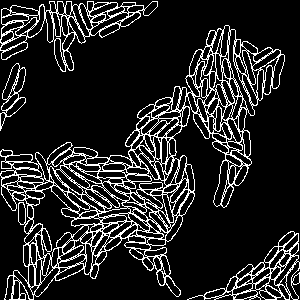
#> input picture tests/resources/feature_0.png, 300 x 300 px, given in place of feature_0.tif, which was not available
$ jupyter execute change_class_borders_to_newclass.ipynb
#> lines starting #> are read from the running program, lines starting #| are printed output that depends on the picture; after the words box and inside, x2 and y2 are one past the last pixel; in counts of white or black regions, pixels touching at a corner belong together; pictures that were not available may be replaced by others from this repository, and a replacement may not be noted
[cell 1]
import numpy as np
import skimage.io
import skimage.measure
import skimage.morphology
import matplotlib.pyplot as plt

[cell 2]
type_anno = skimage.io.imread('/data/data/tissues/mibi/mibi_full/set1/celltype/feature_0.tif')
#> type_anno: shape (300, 300); 14.5% white in thin lines or dots
type_anno_copy = np.copy(type_anno)

[cell 3]
plt.rcParams['figure.figsize'] = [10,10]
plt.imshow(type_anno, cmap='gnuplot2')

[cell 4]
eroded_binary = skimage.morphology.binary_erosion(type_anno)
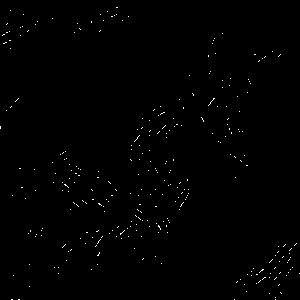
#> eroded_binary: shape (300, 300) bool; 0.52% white in thin lines or dots
eroded_type = eroded_binary*type_anno
#> eroded_type: shape (300, 300); 0.52% white in thin lines or dots
plt.imshow(eroded_type, cmap='gnuplot2')

[cell 5]
dilated_binary = skimage.morphology.binary_dilation(type_anno)
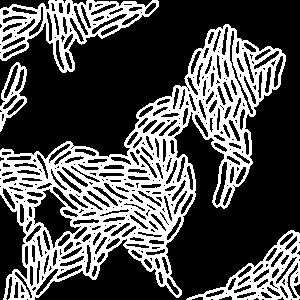
#> dilated_binary: shape (300, 300) bool; 32.8% white; 4 white regions, box (x1, y1, x2, y2) and area: (0, 24, 286, 300) 22400, (0, 0, 159, 73) 3953, (186, 230, 300, 300) 2451, (0, 62, 27, 132) 686
dilated_type = dilated_binary*type_anno
plt.imshow(dilated_binary)

[cell 6]
print(dilated_binary.max())
#| True

[cell 7]
print(eroded_binary.min())
#| False

[cell 8]
pixels_to_rem = np.logical_and(dilated_binary, eroded_binary==False)
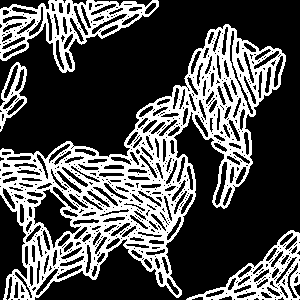
#> pixels_to_rem: shape (300, 300) bool; 32.2% white; 4 white regions, box (x1, y1, x2, y2) and area: (0, 24, 286, 300) 22060, (0, 0, 159, 73) 3909, (186, 230, 300, 300) 2379, (0, 62, 27, 132) 676

[cell 9]
plt.imshow(pixels_to_rem)

[cell 10]
type_anno_copy[pixels_to_rem] = type_anno_copy.max()+1

[cell 11]
plt.imshow(type_anno_copy)

[cell 12]
type_anno_copy.max()
#> Out = 255

[cell 13]
type_anno.max()
#> Out = 255

$ run again, with tests/resources/feature_1.tif saved as tests/resources/feature_0.png
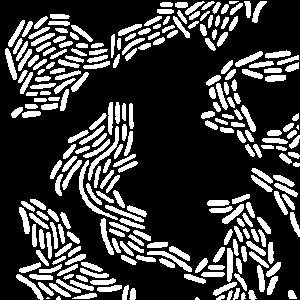
#> input picture tests/resources/feature_1.tif, 300 x 300 px, given in place of feature_0.tif, which was not available
#> type_anno: shape (300, 300); 24.4% white; 258 white regions (4 under 20 px), largest, box (x1, y1, x2, y2) and area: (79, 160, 118, 220) 323, (88, 126, 119, 181) 270, (147, 251, 192, 272) 224
#> eroded_binary: shape (300, 300) bool; 13.6% white; 257 white regions (23 under 20 px), largest, box (x1, y1, x2, y2) and area: (80, 161, 117, 219) 176, (89, 127, 118, 180) 154, (148, 252, 191, 271) 130
#> `dilated_binary = skimage.morphology.binary_dilation(type_anno)`:
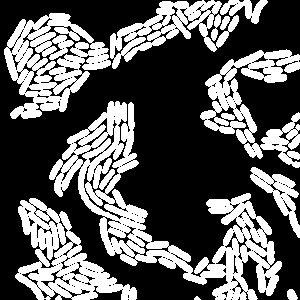
#> dilated_binary: shape (300, 300) bool; 36.3% white; 11 white regions (1 under 20 px), largest, box (x1, y1, x2, y2) and area: (49, 101, 282, 300) 11989, (4, 13, 111, 119) 5763, (15, 198, 137, 300) 5104
#| True
#| False
#> `pixels_to_rem = np.logical_and(dilated_binary, eroded_binary==False)`:
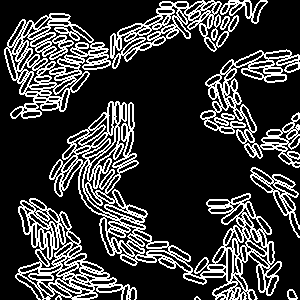
#> pixels_to_rem: shape (300, 300) bool; 22.7% white in thin lines or dots
#> `type_anno_copy.max()`: Out = 255
